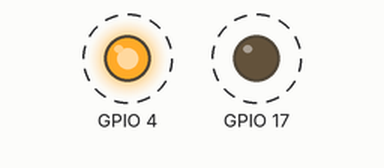
This program was run on a simulated Raspberry Pi (BCM pin numbers). Parts: output pins drawn as LEDs (lit = HIGH). Dashed ring = blinking. What the program prints to the terminal is not drawn. At 6.0 s the program stops and its outputs stay as they are.

Above: at 0.05 s.
Timing chart, 0 to 3.0 s (numbered marks = the images above):
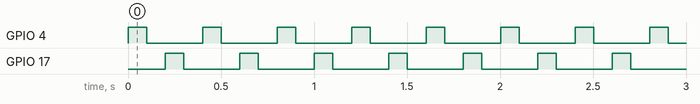

The program:

alt-led.py
```python
import RPi.GPIO as GPIO
import time ## Needed for sleep function

GPIO.setmode(GPIO.BCM)
GPIO.setup(4, GPIO.OUT) ## Set Pins to OUTput
GPIO.setup(17, GPIO.OUT)

## Main function of program which loops round LEDs
def Go(numTimes):
        currentTurn = 4
        for i in range(0, numTimes):
                print "Iteration: " + str(i+1)
                ## Checks which LED should blink next
                ## and sends pin number to Blink function
                if(currentTurn == 4):
                        Blink(4)
                        currentTurn = 17
                if(currentTurn == 17):
                        Blink(17)
                        currentTurn = 4
        print "Done!"
        GPIO.cleanup()

## Function to make the LEDs flash
def Blink(pin):
        print str(pin) + "'s turn"
        GPIO.output(pin, True) ## Turn LED on
        time.sleep(0.1) ## Pause
        GPIO.output(pin, False) ## Turn LED off
        time.sleep(0.1) ## Pause again

Go(15)
```

Measured:
- by itself, GPIO 4, GPIO 17: alternates HIGH for 0.10 s and LOW for 0.30 s, 30 changes in all, then stays LOW
- by itself, everything shown: repeats every 0.40 s, in 4 steps
